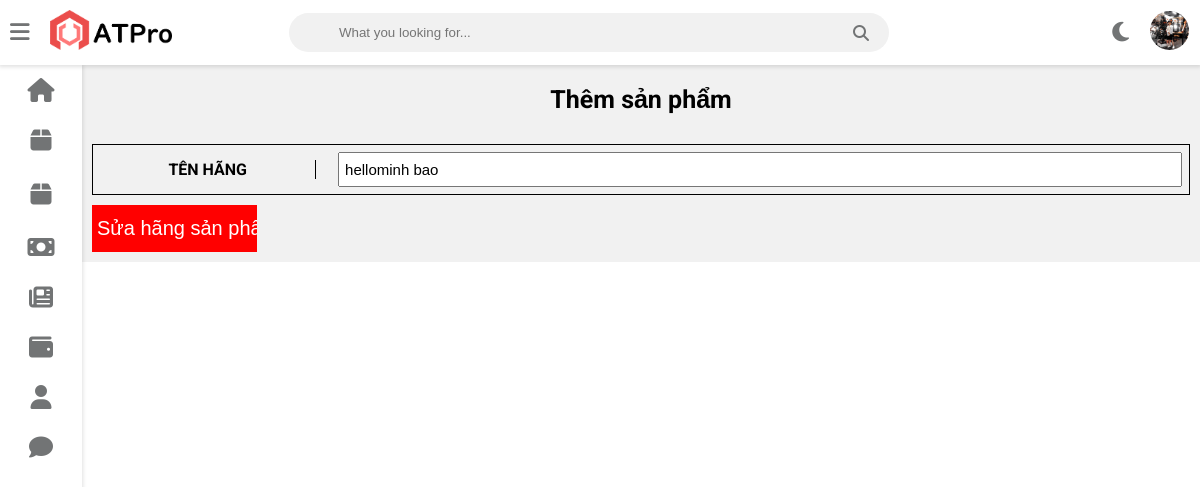
The app's page /admin/admin_hang_sua.php?id=4 (signed in) with its own data.
### tables this page shows
CREATE TABLE `nhanvien` (
  `ID` int(11) NOT NULL,
  `hoten` varchar(233) NOT NULL,
  `sdt` int(15) NOT NULL,
  `diachi` varchar(233) NOT NULL,
  `email` varchar(233) NOT NULL,
  `anh` varchar(500) NOT NULL,
  `date` date NOT NULL,
  `sex` tinyint(1) NOT NULL,
  `chucvu` varchar(500) NOT NULL
);

CREATE TABLE `hang` (
  `ID_hang` int(10) NOT NULL,
  `tenhang` varchar(255) NOT NULL
);

### admin/admin_hang_sua.php (the view, shortened to what this page needs)
<?php include"./admin_header.php";?>
	<link rel="stylesheet" href="./CSS/admin_sanpham_them.css">
	<?php
			if(isset($_GET["id"]))
			{
				$id=$_GET["id"];
				$sql="SELECT * FROM `hang` WHERE ID_hang='$id'";
				$query=mysqli_query($conn, $sql);
				$row=mysqli_fetch_assoc($query);
			}
			?>
    <div class="wrapper">
        <div class="mainRight">
            <h2 class="mainRight_tittle">Thêm sản phẩm</h2>
            <form action="" method="POST" class="mainRight_form" enctype="multipart/form-data">
                <div class="mainRight_form_item">
                    <p>tên hãng</p>
                    <input type="text" name="tenhang" value="<?php echo $row["tenhang"];?>">
                </div>
                <input class="mainRight_form_btn" type="submit" value="Sửa hãng sản phẩm" name="suahang">
            </form>
        </div>
    </div>
	<?php include"./admin_footer.php";?>

### admin/admin_header.php (shortened to what this page needs)
<?php
include "./connect/connect.php";
?>
<!DOCTYPE html>
<html>
<head>
	<link rel="stylesheet" href="https://cdnjs.cloudflare.com/ajax/libs/font-awesome/5.15.4/css/all.min.css">
	<link rel="stylesheet" type="text/css" href="https://cdnjs.cloudflare.com/ajax/libs/Chart.js/2.9.3/Chart.min.css">
	<link rel="stylesheet" type="text/css" href="https://cdnjs.cloudflare.com/ajax/libs/font-awesome/6.1.1/css/all.min.css">
	<link rel="stylesheet" type="text/css" href="style.css">
</head>
<body class="overlay-scrollbar">
	<div class="navbar">
		<ul class="navbar-nav">
			<li class="nav-item">
				<a class="nav-link">
					<i class="fas fa-bars" onclick="collapseSidebar()"></i>
				</a>
			</li>
			<li class="nav-item">
				<img src="assets/AT-pro-black.png" alt="ATPro logo" class="logo logo-light">
			</li>
		</ul>
		<form class="navbar-search">
			<input type="text" name="Search" class="navbar-search-input" placeholder="What you looking for...">
			<i class="fas fa-search"></i>
		</form>
		<ul class="navbar-nav nav-right">
			<li class="nav-item mode">
				<a class="nav-link" href="#" onclick="switchTheme()">
					<i class="fas fa-moon dark-icon"></i>
				</a>
			</li>
			<li class="nav-item avt-wrapper">
				<div class="avt dropdown">
				<?php
				if(isset($_SESSION["login_nhanvien"]))
				{
					$hoten_nhanvien=$_SESSION["login_nhanvien"];
					$sql_login="SELECT * FROM `nhanvien` WHERE hoten= '$hoten_nhanvien'";
					$query_nhanvien=mysqli_query($conn, $sql_login);
					$row_nhanvien=mysqli_fetch_assoc($query_nhanvien);
				}
				?>
					<img src="./avatar/<?php echo $row_nhanvien["anh"];?>" alt="User image" class="dropdown-toggle" data-toggle="user-menu">
				</div>
			</li>
		</ul>
	</div>
	<div class="sidebar">
		<ul class="sidebar-nav">
			<li class="sidebar-nav-item">
				<a href="./admin_home.php" class="sidebar-nav-link">
					<div>
						<i class="fa-solid fa-house"></i>
					</div>
				</a>
			</li>
			<li class="sidebar-nav-item">
				<a href="./admin_sanpham.php" class="sidebar-nav-link">
					<div>
						<i class="fa-solid fa-box"></i>
					</div>
				</a>
			</li>
			<li class="sidebar-nav-item">
				<a href="./admin_hang.php" class="sidebar-nav-link">
					<div>
						<i class="fa-solid fa-box"></i>
					</div>
				</a>
			</li>
			<li  class="sidebar-nav-item">
				<a href="./admin_donhang.php" class="sidebar-nav-link">
					<div>
						<i class="fa-solid fa-money-bill"></i>
					</div>
				</a>
			</li>
			<li  class="sidebar-nav-item">
				<a href="./admin_tintuc.php" class="sidebar-nav-link">
					<div>
					<i class="fa-solid fa-newspaper"></i>
					</div>
				</a>
			</li>
			<li  class="sidebar-nav-item">
				<a href="./admin_doanhthu.php" class="sidebar-nav-link">
					<div>
						<i class="fa-solid fa-wallet"></i>
					</div>
				</a>
			</li>
			<li  class="sidebar-nav-item">
				<a href="./admin_nhanvien.php" class="sidebar-nav-link">
					<div>
						<i class="fa-solid fa-user"></i>
					</div>
				</a>
			</li>
			<li  class="sidebar-nav-item">
				<a href="./admin_lienhe.php" class="sidebar-nav-link">
					<div>
						<i class="fa-solid fa-comment"></i>
					</div>
				</a>
			</li>
		</ul>
	</div>

### admin/style.css (style rules this page uses)
:root { --primary-color: #4834d4; --success-color: #6ab04c; --warning-color: #f0932b; --danger-color: #eb4d4b; --light-color: #212529; --light-second-color: #727475; --light-background: #ffffff; --light-second-background: #f1f1f1; --dark-color: #909090; --dark-second-color: #f5f6fa; --dark-background: #23242D; --dark-second-background: #181818; }
.light { --main-bg-color: var(--light-background); --second-bg-color: var(--light-second-background); --main-color: var(--light-color); --second-color: var(--light-second-color); }
* { box-sizing: border-box; }
body { font-family: 'Roboto', sans-serif; background: var(--main-bg-color); color: var(--main-color); margin: 0; }
.navbar { display: flex; flex-direction: row; background: var(--main-bg-color); color: var(--main-color); position: fixed; top: 0; right: 0; left: 0; z-index: 101; box-shadow: rgba(0,0,0,0.12) 0px 1px 4px 1px; }
.navbar-nav { list-style: none; display: flex; flex-direction: row; padding-left: 0; margin-bottom: 0; margin-top: 0; }
.nav-link { float: left; text-align: center; padding: 21px 10px; text-decoration: none; font-size: 17px; color: var(--second-color); position: relative; }
.navbar-nav i { font-size: 1.4rem; }
.nav-right { margin-left: auto; }
.navbar-search { position: relative; margin: auto; width: 50%; }
.navbar-search input { background: var(--second-bg-color); border: none; padding: 12px 50px 12px 50px; width: 100%; outline: none; color: var(--main-color); border-radius: 20px; }
.navbar-search i { position: absolute; top: 50%; right: 20px; transform: translateY(-50%); color: var(--second-color); cursor: pointer; }
.logo { height: 60px; padding: 10px; }
.avt img { width: 39px; height: 39px; border-radius: 50%; }
.avt { padding: 11px }
.dropdown { position: relative; }
.wrapper { padding: 10px; margin-left: 82px; padding-top: 75px; background: var(--second-bg-color); transition: margin-left .5s; }
.sidebar { width: 82px; height: 100vh; position: fixed; margin-top: 65px; background: var(--main-bg-color); box-shadow: rgba(0,0,0,0.12) 0px 1px 4px 1px; overflow: hidden; z-index: 100; transition: width .5s; }
.sidebar-nav { list-style: none; padding: 0; margin: 0; display: flex; flex-direction: column; align-items: center; height: 100vh; }
.sidebar-nav-item { width: 100%; }
.sidebar-nav-link { display: flex; align-items: center; color: var(--main-color); text-decoration: none; }
.sidebar-nav-link i { font-size: 1.5rem; color: var(--second-color); position: absolute; left: 50%; top: 50%; transform: translate(-50%, -50%); }
.sidebar-nav-link div { min-width: 82px; height: 50px; position: relative; }

### admin/CSS/admin_sanpham_them.css (style rules this page uses)
* { padding: 0; margin: 0; }
.mainRight_tittle { width: 100%; text-align: center; font-size: 25px; padding: 10px 0px; margin-bottom: 20px; color: black; }
.mainRight_form { width: 100%; }
.mainRight_form_item { width: 100%; display: flex; justify-content: space-between; align-items: center; border: 1px solid black; padding: 7px; margin-bottom: 10px; }
.mainRight_form_item p { width: 20%; text-align: center; font-size: 16px; color: black; text-transform: uppercase; font-weight: 700; border-right: 1px solid black; }
.mainRight_form_item input { width: 78%; padding: 7px 5px; font-size: 15px; outline: none; }
.mainRight_form_btn { width: 15%; padding: 12px 5px; font-size: 20px; color: white; background-color: red; border: none; }

### records on screen
nhanvien: anh (picture)
hang: tenhang "hellominh bao"
